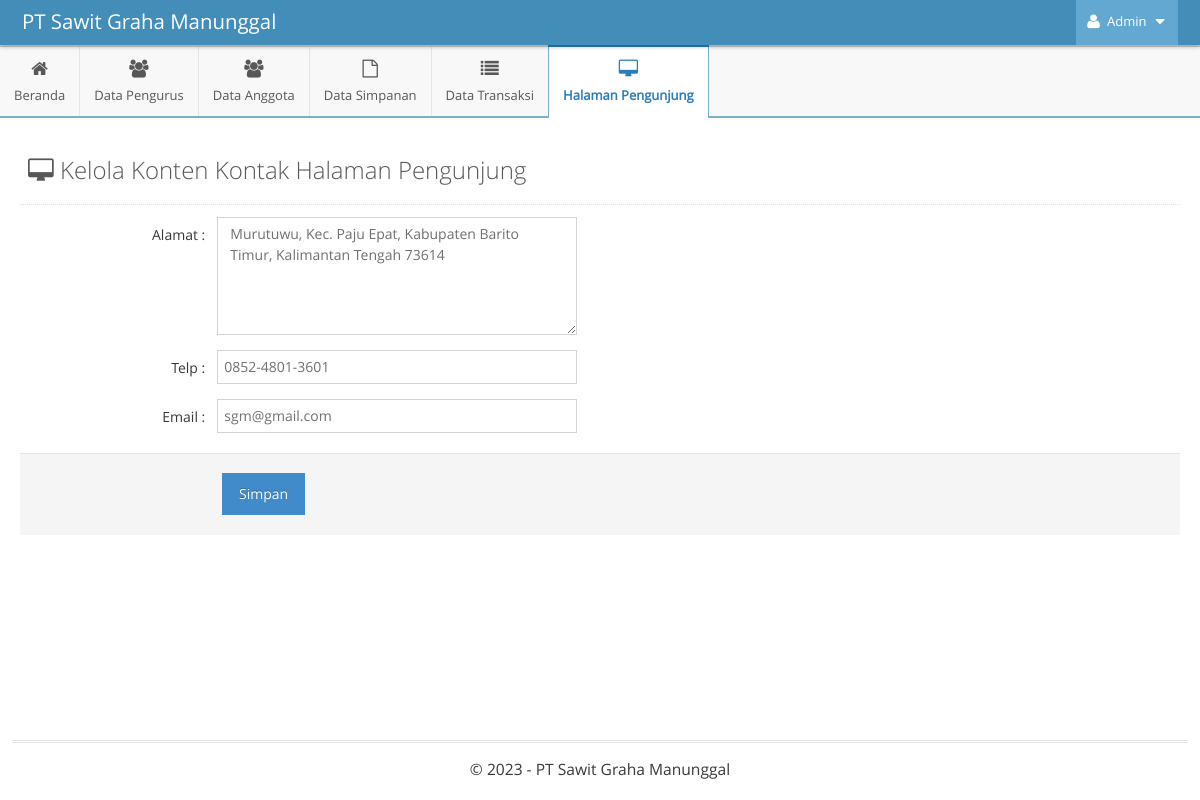
Page /indexAdmin.php?p=kontak (signed in) on the committed database.
### tables this page shows
CREATE TABLE `kontak` (
  `id_kontak` int(11) NOT NULL AUTO_INCREMENT,
  `alamat` text NOT NULL,
  `telp` varchar(255) NOT NULL,
  `email` varchar(255) NOT NULL,
  PRIMARY KEY (`id_kontak`)
);

### functions/functions-admin.php (called while the page is built, shortened)
<?php
$host = 'localhost';
$username = 'root';
$password = '';
$dbname = 'skripsi-pirda';
$conn = mysqli_connect($host, $username, $password, $dbname);
function tampilData($query)
{
    global $conn;
    $result = mysqli_query($conn, $query);
    $rows = [];
    while ($row = mysqli_fetch_assoc($result)) {
        $rows[] = $row;
    }
    return $rows;
}

### indexAdmin.php (the view, shortened to what this page needs)
<?php
include 'functions/functions-admin.php';
$p = isset($_GET['p']) ? $_GET['p'] : 'beranda';
?>
<!DOCTYPE html>
<html lang="en">
<head>
    <link rel="stylesheet" type="text/css" href="assets-admin/css/bootstrap.min.css" />
    <link rel="stylesheet" type="text/css" href="assets-admin/plugins/font-awesome-4.6.3/css/font-awesome.min.css" />
    <link rel="stylesheet" type="text/css" href="assets-admin/plugins/chosen/css/chosen.min.css" />
    <link rel="stylesheet" type="text/css" href="assets-admin/plugins/datepicker/css/datepicker.min.css" />
    <link rel="stylesheet" type="text/css" href="assets-admin/css/ace.min.css" class="ace-main-stylesheet" id="main-ace-style" />
    <link rel="stylesheet" type="text/css" href="assets-admin/js/ace-extra.min.js" />
</head>
<body class="no-skin">
    <div id="navbar" class="navbar navbar-default navbar-collapse h-navbar navbar-fixed-top">
        <div class="navbar-container" id="navbar-container">
            <div class="navbar-header pull-left">
                <a href="index.html" class="navbar-brand">
                    <small>
                        PT Sawit Graha Manunggal
                    </small>
                </a>
            </div>
            <div class="navbar-buttons navbar-header pull-right  collapse navbar-collapse" role="navigation">
                <ul class="nav ace-nav">
                    <li class="light-blue">
                        <a data-toggle="dropdown" href="#" class="dropdown-toggle">
                            <i class="ace-icon fa fa-user"></i>
                            <span class="user-info">
                                Admin
                            </span>
                            <i class="ace-icon fa fa-caret-down"></i>
                        </a>
                    </li>
                </ul>
            </div>
        </div>
    </div>
    <div class="main-container" id="main-container">
        <div id="sidebar" class="sidebar h-sidebar navbar-collapse collapse sidebar-fixed">
            <ul class="nav nav-list">
                <li class="hover <?= $p === 'beranda' ? 'active' : '' ?>">
                    <a href="indexAdmin.php?p=beranda">
                        <i class="menu-icon fa fa-home"></i>
                        <span class="menu-text"> Beranda </span>
                    </a>
                </li>
                <li class="hover <?= $p === 'pengurus' ? 'active' : '' ?>">
                    <a href="indexAdmin.php?p=pengurus">
                        <i class="menu-icon fa fa-users"></i>
                        <span class="menu-text"> Data Pengurus </span>
                    </a>
                </li>
                <li class="hover <?= $p === 'anggota' ? 'active' : '' ?>">
                    <a href="indexAdmin.php?p=anggota">
                        <i class="menu-icon fa fa-users"></i>
                        <span class="menu-text"> Data Anggota </span>
                    </a>
                </li>
                <li class="hover <?= $p === 'simpanan-pokok' || $p == 'simpanan-wajib-tahun' || $p == 'simpanan-wajib-bulan' || $p == 'simpanan-wajib' ? 'active' : '' ?>">
                    <a class="dropdown-toggle" href="#">
                        <i class="menu-icon fa fa-file-o"></i>
                        <span class="menu-text"> Data Simpanan </span>
                    </a>
                </li>
                <li class="hover <?= $p === 'transaksi' ? 'active' : '' ?>">
                    <a href="indexAdmin.php?p=transaksi">
                        <i class="menu-icon fa fa-list"></i>
                        <span class="menu-text"> Data Transaksi </span>
                    </a>
                </li>
                <li class="hover <?= $p === 'profil' || $p === 'galeri' || $p === 'kontak' ? 'active' : '' ?>">
                    <a class="dropdown-toggle" href="#">
                        <i class="menu-icon fa fa-desktop"></i>
                        <span class="menu-text"> Halaman Pengunjung </span>
                    </a>
                </li>
            </ul>
        </div>
        <div class="main-content">
            <div class="main-content-inner">
                <?php
                $pages_dir = 'pages-admin';
                if (!empty($_GET['p'])) {
                    $pages = scandir($pages_dir, 0);
                    unset($pages[0], $pages[1]);
                    $p = $_GET['p'];
                    if (in_array($p . '.php', $pages)) {
                        include($pages_dir . '/' . $p . '.php');
                    } else {
                        echo 'Halaman Tidak Ditemukan';
                    }
                } else {
                    include($pages_dir . '/beranda.php');
                }
                ?>
            </div>
        </div>
        <div class="footer">
            <div class="footer-inner">
                <div class="footer-content">
                    <span class="bigger-120">
                        &copy; 2023 - PT Sawit Graha Manunggal
                    </span>
                </div>
            </div>
        </div>
    </div>
</body>
</html>

### pages-admin/kontak.php (shortened to what this page needs)
<?php
$query_tampil = "SELECT * FROM kontak";
$kontak = tampilData($query_tampil);
?>
<div class="page-content">
    <div class="page-header">
        <h1 style="color:#585858">
            <i class="ace-icon fa fa-desktop"></i> Kelola Konten Kontak Halaman Pengunjung
        </h1>
    </div>
    <div class="row">
        <div class="col-xs-12">
            <div class="row">
                <div class="col-xs-12">
                    <?php foreach ($kontak as $row) : ?>
                        <form class="form-horizontal" role="form" action="" method="POST" enctype="multipart/form-data">
                            <div class="form-group">
                                <label class="col-sm-2 control-label no-padding-right">Alamat : </label>
                                <div class="col-sm-9">
                                    <textarea name="alamat" id="alamat" cols="10" rows="5" class="col-xs-12 col-sm-5" required><?= $row['alamat']; ?></textarea>
                                </div>
                            </div>
                            <div class="form-group">
                                <label class="col-sm-2 control-label no-padding-right">Telp : </label>
                                <div class="col-sm-9">
                                    <input type="text" class="col-xs-12 col-sm-5" name="telp" maxlength="3" value="<?= $row['telp']; ?>" autocomplete="off" onKeyPress="return goodchars(event,'0123456789',this)" required />
                                </div>
                            </div>
                            <div class="form-group">
                                <label class="col-sm-2 control-label no-padding-right">Email :</label>
                                <div class="col-sm-9">
                                    <input type="text" class="col-xs-12 col-sm-5" name="email" autocomplete="off" value="<?= $row['email']; ?>" required />
                                </div>
                            </div>
                            <div class="clearfix form-actions">
                                <div class="col-md-offset-2 col-md-10">
                                <button type="submit" class="btn btn-primary" name="btn-simpan" value="<?= $row['id'] ?>">Simpan</button>
                                </div>
                            </div>
                        </form>
                    <?php endforeach; ?>
                </div>
            </div>
        </div>
    </div>
</div>

### rows in the picture
kontak: alamat "Murutuwu, Kec. Paju Epat, Kabupaten Barito Timur, Kalimantan Tengah 73614", telp "0852-4801-3601", email "sgm@gmail.com"
